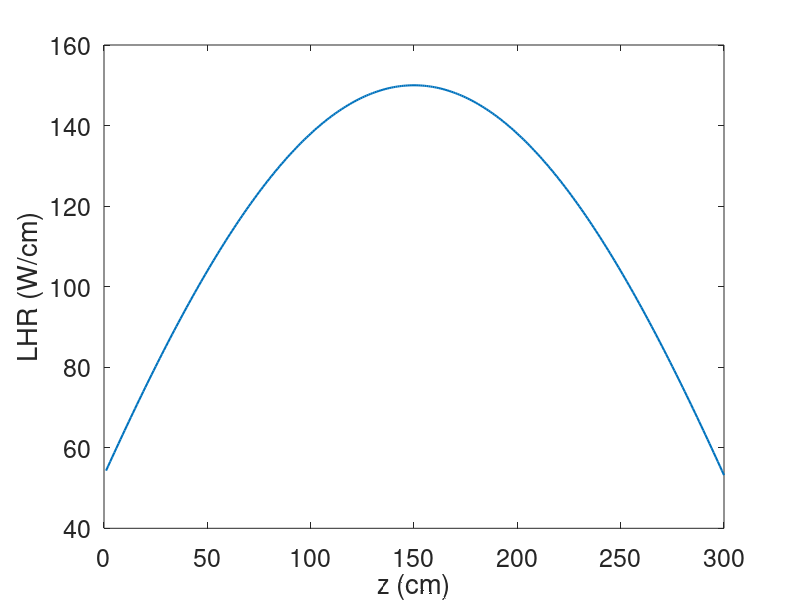
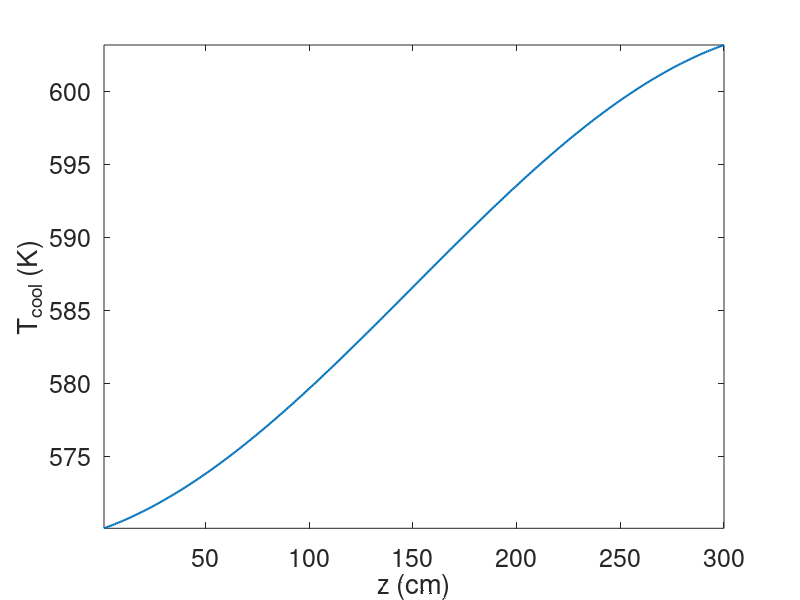

These charts were generated, in order, by the following MATLAB code:

clear;
close all;

Tcoolin = 570;
LHR0 = 150;
hcool = 2.5;
Rf = 0.5;
dc = 0.06;
dg = 30e-4;
kc = 0.17;
k = 0.03;
Z0 = 150;
z = 1:2*Z0;
gamma = 1.3;
mdot = 0.25;% kg/s-rod; 
Cpw = 4200;% J/kg-K 


LHR = LHR0*cos(pi/(2*gamma)*(z/Z0-1));
figure(1)
set(gcf,'units','inches','position',[1,1,6,2])
plot(z,LHR,'linewidth',1.5)
set(gca,'fontsize',18)
xlabel('z (cm)')
ylabel('LHR (W/cm)')

Tcool = Tcoolin + 2*gamma/pi*Z0*LHR0/(mdot*Cpw)*(sin(pi/(2*gamma))+sin(pi/(2*gamma)*(z/Z0-1)));
figure(2)
set(gcf,'units','inches','position',[1,1,6,2])
plot(z,Tcool,'linewidth',1.5)
set(gca,'fontsize',18)
xlabel('z (cm)')
ylabel('T_{cool} (K)')
axis tight
